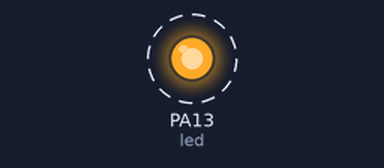
This sketch was run on a simulated STM32 Blue Pill. Shown: output pins drawn as LEDs (lit = HIGH). Dashed ring = blinking. What the sketch prints to the serial monitor is not drawn.

Above: at 0.5 s.
Timing chart, 0 to 4.6 s (numbered marks = the images above):
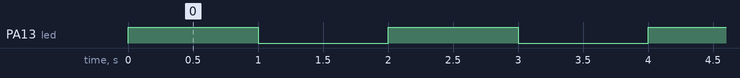

Measured:
- by itself, PA13 (led): alternates HIGH for 1.0 s and LOW for 1.0 s

The sketch:

ticks2rtc.ino
```cpp
//ticks2rtc.ino

#include <time.h>				//use time library

//global defines
#define TICKS_PER_SEC			(1000)		//1000ms = 1second, as millis() is used for ticks

//global variables
volatile time_t time_now=0;	//current time, in second

//update time
time_t time_update(uint32_t ticks) {
	static uint32_t ticks_last=0;

	if (ticks - ticks_last >= TICKS_PER_SEC) {
		ticks_last += TICKS_PER_SEC;	//update ticks
		time_now+=1;					//increment time
	}
	return time_now;
}

//get time
time_t time_get(void) {
	return time_now;
}

//set time
time_t time_set(time_t time) {
	return time_now = time;
}

int led = 13;
struct tm rtc_time;

void setup() {
  // put your setup code here, to run once:
  pinMode(led, OUTPUT);
  Serial.begin(9600);							//serial at 9600bps

  //set time
  time_set(100000ul);							//initialize time to 2000/1/1+100000 seconds = Jan 2, 3:46:40, 2000
#if 1
  //alternatively, set time to: June 4th, 2006, 3:2:1
  rtc_time.tm_sec = 1;
  rtc_time.tm_min = 2;
  rtc_time.tm_hour= 3;
  rtc_time.tm_mday= 4;							//4th
  rtc_time.tm_mon = 5;							//0->Jan, ..., 5->June
  rtc_time.tm_year= 106;						//year since 1900 -> 2006
  time_set(mktime(&rtc_time));					//set time to May 4th, 2006
#endif
}

void loop() {
	static time_t time_last=0;
	time_t time0;

	//update time and blink led once per second
	time0 = time_update(millis());
	if (time_last ^ time0) {					//enough time has passed
		time_last = time0;						//update time_last
		digitalWrite(led, !digitalRead(led));	//flip led

		//convert time_t to string
		Serial.print("the time is: "); Serial.print(ctime(&time0)); Serial.println(".");
	}
}
```
